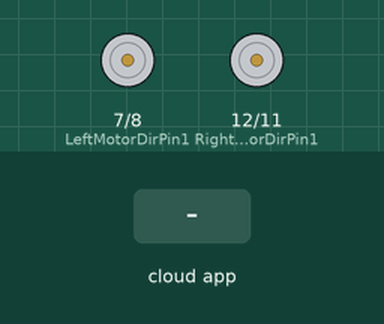
A sketch run on a simulated Arduino Uno, built with avr-gcc and run on an emulated ATmega328P. Parts: motor-driver pin pairs drawn as motors (green arrow = first pin HIGH = forward, orange = second pin HIGH = backward, longer = more drive, scaled by the enable pin). Inputs (shaded band) come from the test bench. The ROS host is connected and sends only what is stated.

Above: at 1.2 s.
1.3 s: the phone or cloud app sets linear.x to -100
At 1.7 s:
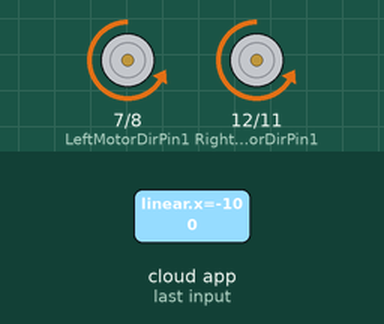
2.8 s: the phone or cloud app sets angular.z to -100
At 4.0 s:
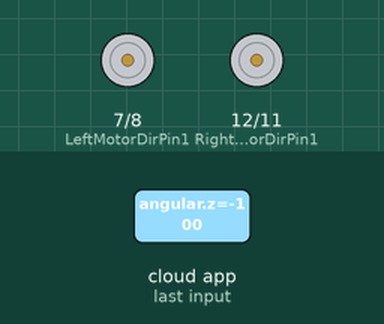
4.3 s: the phone or cloud app sets linear.x to 0
At 5.2 s:
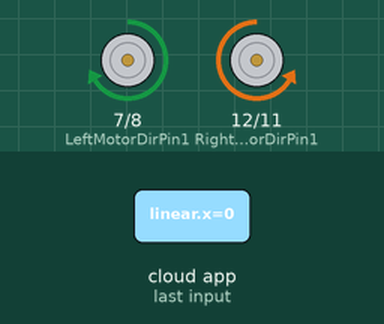
5.8 s: the phone or cloud app sets angular.z to 100
At 6.4 s:
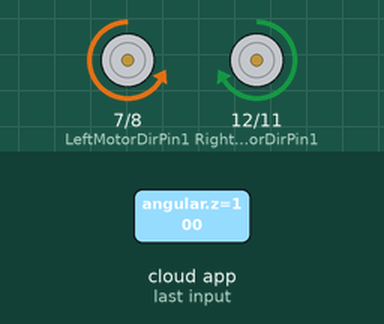
7.3 s: the phone or cloud app sets angular.z to 0
At 8.5 s:
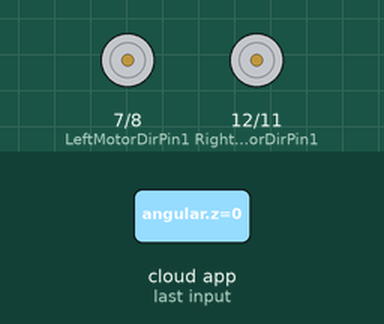
8.8 s: the phone or cloud app sets linear.x to 100
At 9.8 s:
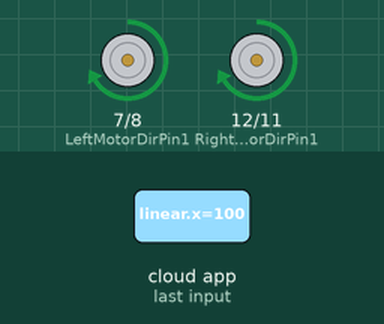
Timing chart, 0 to 11.3 s (numbered marks = the images above; inputs shaded):
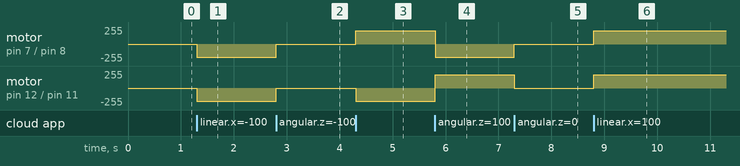

Measured:
- after the input at 1.3 s, motor on pin 7 (LeftMotorDirPin1) / pin 8 (LeftMotorDirPin2), motor on pin 12 (RightMotorDirPin1) / pin 11 (RightMotorDirPin2): stopped → backward 200/255 at once
- after the input at 2.8 s, motor on pin 7 (LeftMotorDirPin1) / pin 8 (LeftMotorDirPin2), motor on pin 12 (RightMotorDirPin1) / pin 11 (RightMotorDirPin2): backward 200/255 → stopped at once
- after the input at 4.3 s, motor on pin 7 (LeftMotorDirPin1) / pin 8 (LeftMotorDirPin2): stopped → forward 200/255 at once; motor on pin 12 (RightMotorDirPin1) / pin 11 (RightMotorDirPin2): stopped → backward 200/255 at once
- after the input at 5.8 s, motor on pin 7 (LeftMotorDirPin1) / pin 8 (LeftMotorDirPin2): forward 200/255 → backward 200/255 at once; motor on pin 12 (RightMotorDirPin1) / pin 11 (RightMotorDirPin2): backward 200/255 → forward 200/255 at once
- after the input at 7.3 s, motor on pin 7 (LeftMotorDirPin1) / pin 8 (LeftMotorDirPin2): backward 200/255 → stopped at once; motor on pin 12 (RightMotorDirPin1) / pin 11 (RightMotorDirPin2): forward 200/255 → stopped at once
- after the input at 8.8 s, motor on pin 7 (LeftMotorDirPin1) / pin 8 (LeftMotorDirPin2), motor on pin 12 (RightMotorDirPin1) / pin 11 (RightMotorDirPin2): stopped → forward 200/255 at once

The sketch:

SLAM_0312.ino
```cpp
#if (ARDUINO >= 100)
#include <Arduino.h>
#else
#include <WProgram.h>
#endif

#include <ros.h>
#include <geometry_msgs/Twist.h>
// Pin variables for motors.
#define speedPinR 9    //  RIGHT PWM pin connect MODEL-X ENA
#define RightMotorDirPin1  12    //Right Motor direction pin 1 to MODEL-X IN1
#define RightMotorDirPin2  11    //Right Motor direction pin 2 to MODEL-X IN2
#define speedPinL 6    // Left PWM pin connect MODEL-X ENB
#define LeftMotorDirPin1  7    //Left Motor direction pin 1 to MODEL-X IN3
#define LeftMotorDirPin2  8   //Left Motor direction pin 1 to MODEL-X IN4

// Default_speed.
const int default_vel = 200;

ros::NodeHandle  nh;

void MoveFwd(const size_t speed) {
  digitalWrite(RightMotorDirPin1, HIGH);
  digitalWrite(RightMotorDirPin2,LOW);
  digitalWrite(LeftMotorDirPin1,HIGH);
  digitalWrite(LeftMotorDirPin2,LOW);
  analogWrite(speedPinL,speed);
  analogWrite(speedPinR,speed);
}

void go_Back(const size_t speed)  //Reverse
{
  digitalWrite(RightMotorDirPin1, LOW);
  digitalWrite(RightMotorDirPin2,HIGH);
  digitalWrite(LeftMotorDirPin1,LOW);
  digitalWrite(LeftMotorDirPin2,HIGH);
  analogWrite(speedPinL,speed);
  analogWrite(speedPinR,speed);
}

void go_Left(const size_t speed)  //Turn left
{
  digitalWrite(RightMotorDirPin1, HIGH);
  digitalWrite(RightMotorDirPin2,LOW);
  digitalWrite(LeftMotorDirPin1,LOW);
  digitalWrite(LeftMotorDirPin2,HIGH);
  analogWrite(speedPinL,speed);
  analogWrite(speedPinR, speed);
}

void go_Right(const size_t speed)  //Turn right
{
  digitalWrite(RightMotorDirPin1, LOW);
  digitalWrite(RightMotorDirPin2,HIGH);
  digitalWrite(LeftMotorDirPin1,HIGH);
  digitalWrite(LeftMotorDirPin2,LOW);
  analogWrite(speedPinL,speed);
  analogWrite(speedPinR,speed);
}

void MoveStop() {
  digitalWrite(RightMotorDirPin1, LOW);
  digitalWrite(RightMotorDirPin2,LOW);
  digitalWrite(LeftMotorDirPin1,LOW);
  digitalWrite(LeftMotorDirPin2,LOW);
}

void cmd_vel_cb(const geometry_msgs::Twist & msg) {
  // Read the message. Act accordingly.
  // We only care about the linear x, and the rotational z.
  const float x = msg.linear.x;
  const float z_rotation = msg.angular.z;

  // Decide on the morot state we need, according to command.
  if (x > 0 && z_rotation == 0)
  {
    MoveFwd(default_vel);
  }
  else if(x < 0 && z_rotation == 0)
  {
    go_Back(default_vel);
  }
  else if(x == 0 && z_rotation > 0)
  {
    go_Left(default_vel);
  }
  else if(x == 0 && z_rotation < 0)
  {
    go_Right(default_vel);
  }
  else
  {
    MoveStop();
  }
}
//subscriberの作成。トピック/cmd_velを購読する。
ros::Subscriber<geometry_msgs::Twist> sub("cmd_vel", cmd_vel_cb);
void setup() {
  pinMode(RightMotorDirPin1, OUTPUT);
	pinMode(RightMotorDirPin2, OUTPUT);
	pinMode(speedPinL, OUTPUT);
	pinMode(LeftMotorDirPin1, OUTPUT);
  pinMode(LeftMotorDirPin2, OUTPUT);
  pinMode(speedPinR, OUTPUT);

  // Set initial values for directions. Set both to forward.
  //digitalWrite(right_dir_pin, right_fwd);
  //digitalWrite(left_dir_pin, left_fwd);
  nh.initNode();
  nh.subscribe(sub);
}

void loop() {
  nh.spinOnce();
  delay(1);
}
```
